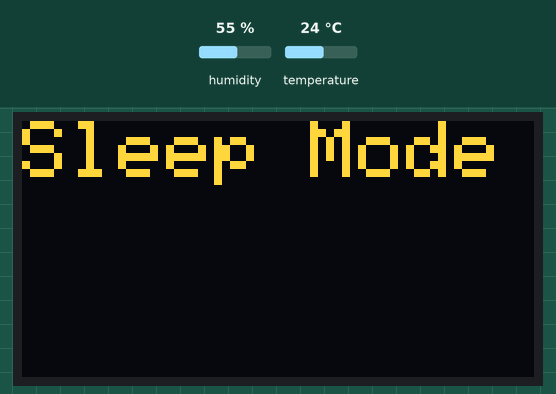
Simulated run of this sketch. Board: ESP32. Shown: 128×64 one-colour display. The inputs (shaded band) are chosen by the test bench; at power-on: humidity 55 %, temperature 24 °C. The OLED is the two-colour kind (top 16 rows yellow); WiFi joins after 1.5 s; servers stay silent unless stated; the local clock reads 2024-03-15 10:24:30 at power-on unless the sketch sets it; storage starts empty.

Above: at 1.6 s.
At 121.7 s:
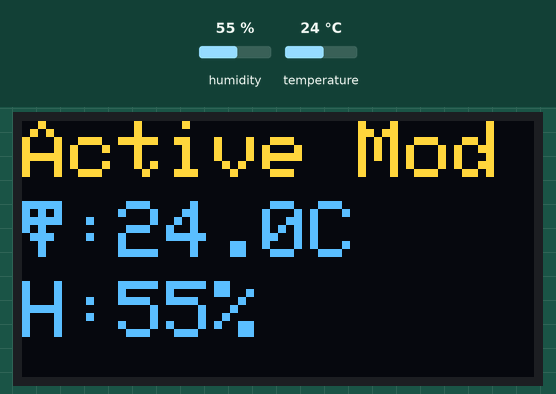

Measured:
- what the display in image 0 shows lasts 120.0 s, from 1.6 s to 121.6 s

The sketch:

fichier_arduino_afficher_T_H.ino
```cpp
#include <Wire.h>
#include <Adafruit_GFX.h>
#include <Adafruit_SSD1306.h>
#include <WiFi.h>
#include <ESPAsyncWebServer.h>
#include <DHT.h>
#include "SPIFFS.h"
#include <time.h>

// ================= OLED =================
#define SCREEN_WIDTH 128
#define SCREEN_HEIGHT 64
Adafruit_SSD1306 display(SCREEN_WIDTH, SCREEN_HEIGHT, &Wire, -1);

// ================= DHT =================
#define DHTPIN 4
#define DHTTYPE DHT11
DHT dht(DHTPIN, DHTTYPE);

// ================= WiFi =================
const char* ssid = "ajouter le nom de votre wifi";
const char* password = "ajouter le mot de passe";

// ================= Server =================
AsyncWebServer server(80);

// ================= Time =================
const char* ntpServer = "pool.ntp.org";
const long gmtOffset_sec = 3600;
const int daylightOffset_sec = 0;

// ================= Timing =================
const unsigned long MEASURE_INTERVAL = 2 * 60 * 1000UL; // 2 minutes = cycle complet
const unsigned long ACTIVE_DURATION  = 1 * 60 * 1000UL; // 1 minute Active

unsigned long previousMillis = 0;
bool activeMode = false;

// ================= Shared Sensor Values =================
float lastTemperature = NAN;
float lastHumidity    = NAN;

// ================= HTML =================
const char index_html[] PROGMEM = R"rawliteral(
<!DOCTYPE HTML><html>
<head>
<meta name="viewport" content="width=device-width, initial-scale=1">
<link rel="stylesheet" href="https://use.fontawesome.com/releases/v5.7.2/css/all.css">
<style>
html{font-family:Arial;text-align:center;}
h2{font-size:3rem;}
p{font-size:3rem;}
.units{font-size:1.2rem;}
.download-btn{
 font-size:1.5rem;
 padding:10px 20px;
 background:#059e8a;
 color:white;
 border-radius:5px;
 text-decoration:none;
}
</style>
</head>

<body>
<h2>ESP32 DHT Server</h2>

<div id="activeBlock">
<p>
<i class="fas fa-thermometer-half"></i>
Temperature: <span id="temperature">--</span>
<sup class="units">&deg;C</sup>
</p>

<p>
<i class="fas fa-tint"></i>
Humidity: <span id="humidity">--</span>
<sup class="units">&percnt;</sup>
</p>
</div>

<div id="sleepBlock" style="display:none;">
<h2>Sleep Mode</h2>
</div>

<a href="/data.csv" class="download-btn" download>Download CSV</a>

<script>
function updateMode(){
 fetch("/mode").then(r=>r.text()).then(m=>{
  document.getElementById("activeBlock").style.display =
   (m==="ACTIVE")?"block":"none";
  document.getElementById("sleepBlock").style.display =
   (m==="SLEEP")?"block":"none";
 });
}

function updateData(){
 fetch("/temperature").then(r=>r.text())
  .then(t=>document.getElementById("temperature").innerHTML=t);
 fetch("/humidity").then(r=>r.text())
  .then(h=>document.getElementById("humidity").innerHTML=h);
}

setInterval(updateMode,2000);
setInterval(updateData,5000);
</script>
</body>
</html>
)rawliteral";

// ================= Helpers =================
float readTemperature(){
 float t=dht.readTemperature();
 return isnan(t)?NAN:t;
}

float readHumidity(){
 float h=dht.readHumidity();
 return isnan(h)?NAN:h;
}

String getTimestamp(){
 struct tm timeinfo;
 if(!getLocalTime(&timeinfo)) return "0000-00-00 00:00:00";
 char buf[20];
 strftime(buf,sizeof(buf),"%Y-%m-%d %H:%M:%S",&timeinfo);
 return String(buf);
}

void updateOLED(float t,float h,bool active){
 display.clearDisplay();
 display.setTextSize(2);
 display.setTextColor(WHITE);
 display.setCursor(0,0);

 if(active){
  display.print("Active Mode");
  display.setCursor(0,20);
  display.print("T:");display.print(t,1);display.print("C");
  display.setCursor(0,40);
  display.print("H:");display.print(h,0);display.print("%");
 }else{
  display.print("Sleep Mode");
 }
 display.display();
}

// ================= Setup =================
void setup(){
 Serial.begin(115200);
 dht.begin();

 if(!display.begin(SSD1306_SWITCHCAPVCC,0x3C)){
  while(true);
 }

 SPIFFS.begin(true);
 if(!SPIFFS.exists("/data.csv")){
  File f=SPIFFS.open("/data.csv",FILE_WRITE);
  f.println("Timestamp,Temperature,Humidity");
  f.close();
 }

 WiFi.begin(ssid,password);
 while(WiFi.status()!=WL_CONNECTED) delay(500);

 configTime(gmtOffset_sec,daylightOffset_sec,ntpServer);

 server.on("/",HTTP_GET,[](AsyncWebServerRequest *r){
  r->send_P(200,"text/html",index_html);
 });

 server.on("/mode",HTTP_GET,[](AsyncWebServerRequest *r){
  r->send(200,"text/plain",activeMode?"ACTIVE":"SLEEP");
 });

 server.on("/temperature",HTTP_GET,[](AsyncWebServerRequest *r){
  if(activeMode && !isnan(lastTemperature))
   r->send(200,"text/plain",String(lastTemperature));
  else
   r->send(200,"text/plain","--");
 });

 server.on("/humidity",HTTP_GET,[](AsyncWebServerRequest *r){
  if(activeMode && !isnan(lastHumidity))
   r->send(200,"text/plain",String(lastHumidity));
  else
   r->send(200,"text/plain","--");
 });

 server.on("/data.csv",HTTP_GET,[](AsyncWebServerRequest *r){
  r->send(SPIFFS,"/data.csv","text/csv");
 });

 server.begin();

 previousMillis=millis();
 updateOLED(0,0,false);
}

// ================= Loop =================
void loop(){
 unsigned long now=millis();

 if(now-previousMillis>=MEASURE_INTERVAL){
  previousMillis=now;
  activeMode=true;

  // ===== SINGLE SENSOR READ =====
  lastTemperature = readTemperature();
  lastHumidity    = readHumidity();

  updateOLED(lastTemperature,lastHumidity,true);

  File f=SPIFFS.open("/data.csv",FILE_APPEND);
  if(f){
   f.println(getTimestamp()+","+String(lastTemperature)+","+String(lastHumidity));
   f.close();
  }

  delay(ACTIVE_DURATION);

  activeMode=false;
  updateOLED(0,0,false);
 }
}
```
